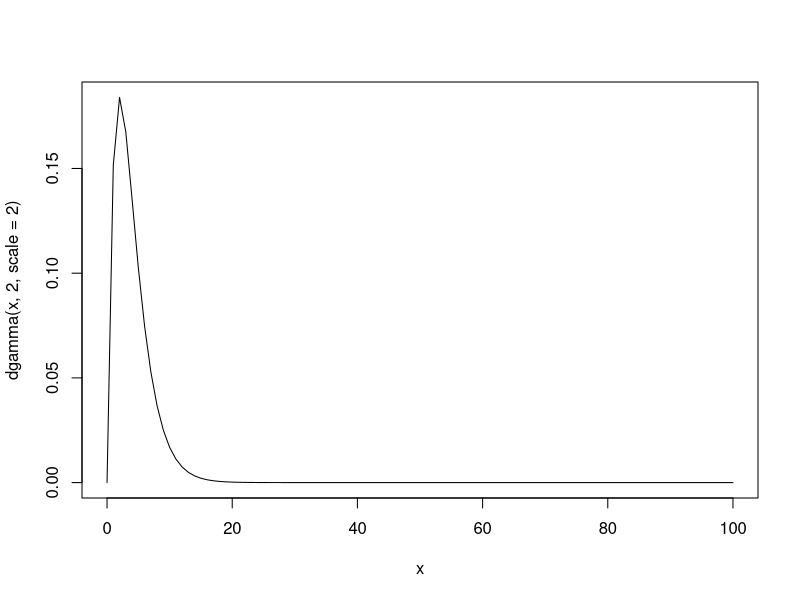
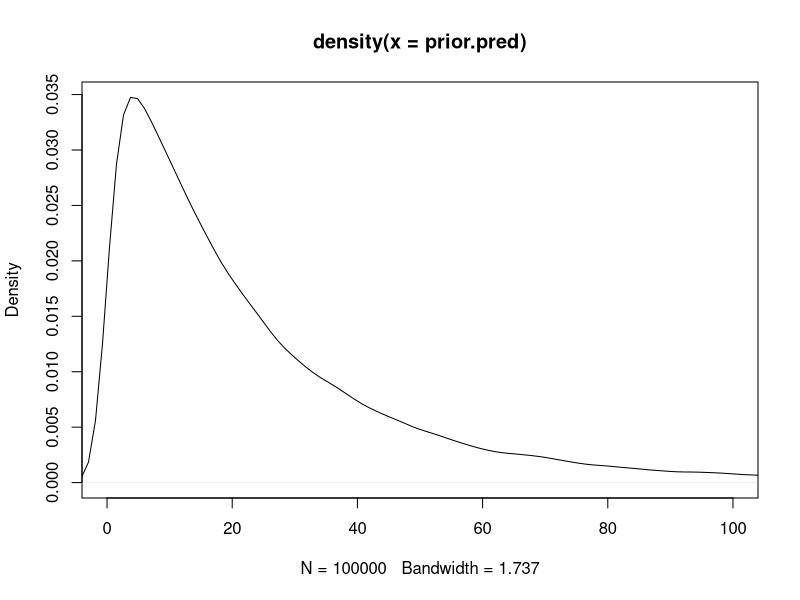

Reproduce these figures in R, in order. (Note: this script raises an error after producing the figures.)
#Analysis

#choose a prior
curve(dgamma(x,2,scale=2), xlim=c(0, 100))

prior.pred<-rgamma(100000, rgamma(100000,2.5, scale=2), scale=rgamma(100000,2.5,scale=2))
plot(density(prior.pred), xlim=c(0, 100))

#My prior on shape and scale parameters will be Gamma(2.5, scale=2)     
loglike<- function(data, alpha, beta){
  left<-data[data$Awake==FALSE,]
  right<-data[data$Awake==T,]
  sum(log(pgamma(left$Delay, alpha, scale=beta)))+sum(log(pgamma(right$Delay, alpha, scale=beta, lower.tail = F)))
}

prior.alpha<-function(x)dgamma(x,2.5, scale=2)
prior.beta<-function(x)dgamma(x,2.5, scale=2)

posterior<-function(data,alpha, beta){
  likelihood(data, alpha, beta)*prior.alpha(alpha)*prior.beta(beta)
}

log.post<-function(data, alpha, beta){
  loglike(data, alpha, beta) + log(prior.alpha(alpha))+log(prior.beta(beta))
}


nIter <- 50000
acc <- 0
csig <-.9


alpha <- rep(0,nIter)
beta <- rep(0,nIter)
alpha[1] <- 5
beta[1] <- 5


for(i in 2:nIter){
  cand.a <- rnorm(1,alpha[i-1],csig)
  cand.b<-rnorm(1, beta[i-1], csig)
  alpha[i]<-alpha[i-1]
  beta[i] <- beta[i-1]
  if(cand.a >0 & cand.b>0){
    laccept <- log.post(data, cand.a, cand.b) - log.post(data, alpha[i], beta[i])
    if(laccept > log(runif(1,0,1))){
      alpha[i]<-cand.a
      beta[i] <- cand.b
      acc <- acc + 1
    }
  }
}
accept <- acc/nIter

plot(alpha)
plot(beta[6000:7000])

plot(alpha~beta)
alpha<-alpha[-(1:1000)]
beta<-beta[-(1:1000)]

##Posterior predictive
#My sleep distribution
sleepTime<-rgamma(49000*10, alpha, scale=beta)
plot(density(sleepTime), xlim=c(0,100), main="Posterior Predictive", xlab="Minutes to Fall Asleep", ylim=c(0, .04))
lines(density(prior.pred), col="red", lty=2)
legend("topright", lty=c(1,2), col=c("black", "red"), legend=c("Posterior Predictive", "Prior Predictive"))

mean(prior.pred>100)
mean(sleepTime>100)
mean(prior.pred)
mean(sleepTime)

var(sleepTime) #Variance of our predicted next draw
mean(alpha*beta^2) #Variance of possible draws

mean(alpha*beta) #Mean
quantile(alpha*beta, c(.025, .975)) ##95% credible interval on the AVERAGE time it takes me to fall asleep

quantile(sleepTime, c(.025, .975)) ##95% prediction interval
